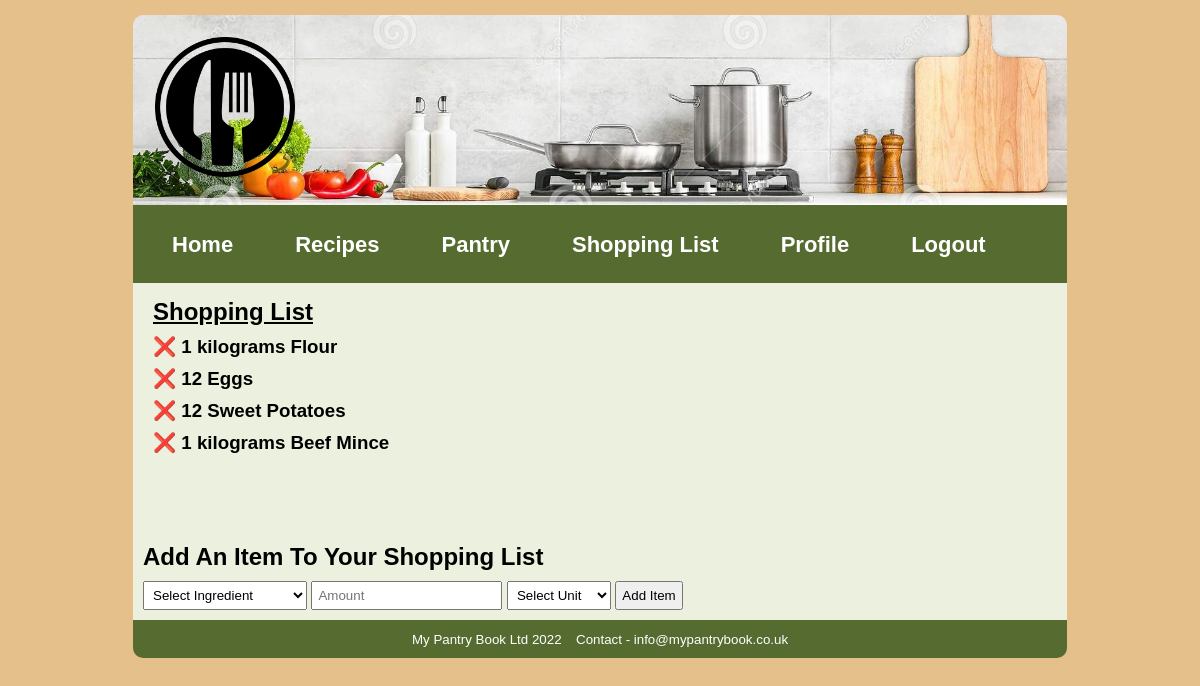
The app's page /Website/shopping-list.php (signed in) with its own data.
### tables this page shows
CREATE TABLE `shopping_list` (
  `shopping_list_id` int(10) UNSIGNED NOT NULL,
  `iduser` int(10) DEFAULT NULL,
  `ingredient_id` int(10) UNSIGNED NOT NULL,
  `unit_id` int(10) UNSIGNED NOT NULL,
  `amount` int(4) DEFAULT NULL
);

CREATE TABLE `unit` (
  `unit_id` int(10) UNSIGNED NOT NULL,
  `unit_name` varchar(64) DEFAULT NULL
);

CREATE TABLE `ingredient` (
  `ingredient_id` int(10) UNSIGNED NOT NULL,
  `ingredient_name` varchar(64) NOT NULL
);

### Website/shopping-list.php (the view, shortened to what this page needs)
<!DOCTYPE html>
<html lang="en">
<head>
    <link rel="stylesheet" href="style.css" type="text/css" media="screen,projection" />
</head>
<body>
    <body>
        <div id="container">
            <header>
                <div id="header">
                    <a href="home.php"><img src="Images/logo.png" alt="Logo" width="140" height="140"></a>
                </div>
            </header>
		<nav class="navbar">
        <ul class="nav-links">
            <div class="menu">
                    <li><a href="home.php">Home</a></li>
                    <li class="services">
                        <a href="view-all-recipes.php">Recipes</a>
                    </li>
                    <li><a href="pantry.php">Pantry</a></li>
                    <li><a href="shopping-list.php">Shopping List</a></li>
                    <li><a href="view-account.php">Profile</a></li>
                    <li><a href="logout.php">Logout</a></li>
                </div>
        </ul>
    </nav>
            <?php
            $mysqli = new mysqli("localhost", "root", "", "projectdb");
            ?>
            <div class="main">
                <div id="main_body">
                    <?php
                    if ($res = $mysqli->query('SELECT * FROM shopping_list INNER JOIN user USING (iduser) INNER JOIN ingredient USING (ingredient_id) INNER JOIN unit USING (unit_id) WHERE iduser=' . $_COOKIE["idUser"])) {
                        if ($res->data_seek(0)) {
                            echo("<h2><u>Shopping List</u></h2>");
                            while ($row = $res->fetch_assoc()) {
                                $ingredients = $row['amount'] . " " . $row['unit_name'] . " " . $row['ingredient_name'];
                                $remove = '<a title="Remove From Shopping List"href="shopping-list-delete.php?id=' . $row['shopping_list_id'] . '">&#10060</a>';
                                echo "<h3>" . $remove . $ingredients . "</h3>";
                            }
                        } else {
                            echo "<h1><br>Your Shopping List Is Empty</h1>";
                        }
                    } else {
                        echo "<h1>Oops... something went wrong, please try again</h1>\n";
                    }
                    ?>
                </div>
                <h2>Add An Item To Your Shopping List</h2>
                <form action="shopping-list-add.php" method="post" enctype="multipart/form-data">
                    <select id="ingredient" name="ingredient" required>
                        <option value="">Select Ingredient</option>
                    </select>
                    <input type="number" id="amount" name="amount" placeholder="Amount" required>
                    <select id="unit" name="unit" required>
                        <option value="">Select Unit</option>
                    </select>
                    <input type="submit" value="Add Item" name="submit">
                </form>
            </div>
            <footer>
                <ul>
                    <li>My Pantry Book Ltd 2022</li>
                    <li>Contact - info@mypantrybook.co.uk</li>
                </ul>
            </footer>
        </div>
    </body>
</html>

### Website/style.css (style rules this page uses)
* { padding: 5px; margin: 0; }
body { font-family: Arial, Verdana, sans-serif; font-style: normal; font-size: 100%; background-color: #e6c08a; }
body { font-family: sans-serif; }
a { text-decoration: none; }
li { list-style: none; }
.navbar { display: flex; align-items: center; justify-content: space-between; padding: 10px; background-color: #556b2f; }
.nav-links a { color: #ffffff; font-weight:bold; font-size: 22px; }
.menu { display: flex; gap: 1em; font-size: 24px; }
.menu li { padding: 5px 14px; }
.services { position: relative; }
#container { margin-left: 10%; margin-right: 10%; }
header, footer, .nav { background-color: #556b2f; color: black; }
header { background-image: url("Images/banner.jpg"); background-size: cover; background-position: center center; height: 180px; width: auto; text-shadow: 8px 8px 4px black; border-top-left-radius: 10px; border-top-right-radius: 10px; }
#header img { padding: 12px; float: left; padding-left: 1vw; }
.main { background-color: #EBF1DE; }
#main_body { background-color: #EBF1DE; min-height: 30vh; width: auto; margin-bottom: 0px; border-color: white; border-top-color: black; border-left-color: black; }
footer { text-align: center; min-height: 20px; border-bottom-left-radius: 10px; border-bottom-right-radius: 10px; }
footer ul li { list-style-type: none; display: inline; font-size: 10pt; color: white; }

### records on screen
shopping_list: amount.ingredient_name "1 kilograms Flour"
shopping_list: amount.ingredient_name "12 Eggs"
shopping_list: amount.ingredient_name "12 Sweet Potatoes"
shopping_list: amount.ingredient_name "1 kilograms Beef Mince"
